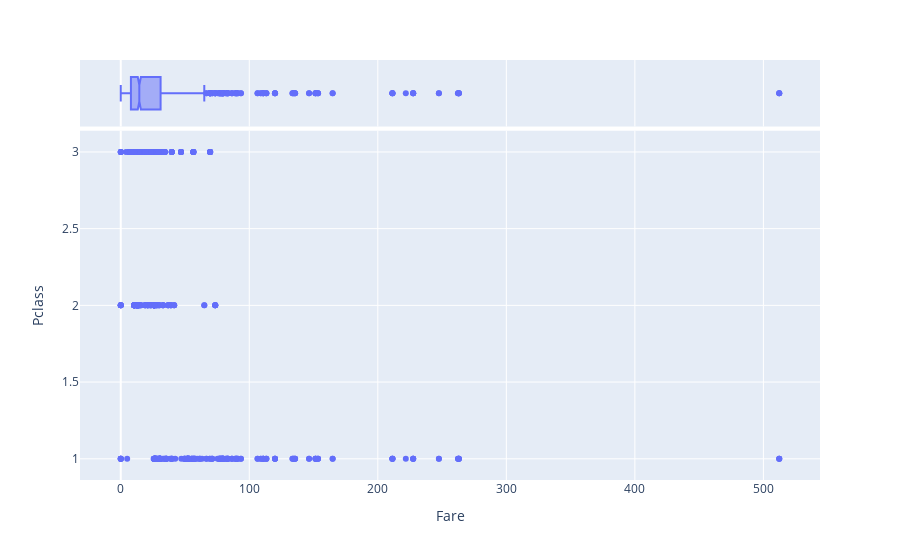

The notebook cell this image was saved under:
### Code cell
px.scatter(train_viz, x='Fare', y='Pclass', marginal_x='box')

### Figure 1 — Plotly figure (JSON) as saved in the notebook; plotly's stock layout.template omitted (floating-point values rounded to 4 significant figures; data arrays with more than 128 entries replaced by an {"elided": "..."} marker saying what was removed)
{"data": [{"hovertemplate": "Fare=%{x}<br>Pclass=%{y}<extra></extra>", "legendgroup": "", "marker": {"color": "#636efa", "symbol": "circle"}, "mode": "markers", "name": "", "orientation": "v", "showlegend": false, "type": "scatter", "x": {"elided": "891 float values"}, "xaxis": "x", "y": {"elided": "891 int values"}, "yaxis": "y"}, {"alignmentgroup": "True", "hovertemplate": "Fare=%{x}<extra></extra>", "legendgroup": "", "marker": {"color": "#636efa", "symbol": "circle"}, "name": "", "notched": true, "offsetgroup": "", "showlegend": false, "type": "box", "x": {"elided": "891 float values"}, "xaxis": "x2", "yaxis": "y2"}], "layout": {"legend": {"tracegroupgap": 0}, "margin": {"t": 60}, "xaxis": {"anchor": "y", "domain": [0, 1], "title": {"text": "Fare"}}, "xaxis2": {"anchor": "y2", "domain": [0, 1], "matches": "x", "showgrid": true, "showticklabels": false}, "yaxis": {"anchor": "x", "domain": [0, 0.8316], "title": {"text": "Pclass"}}, "yaxis2": {"anchor": "x2", "domain": [0.8416, 1], "matches": "y2", "showgrid": false, "showline": false, "showticklabels": false, "ticks": ""}}}
